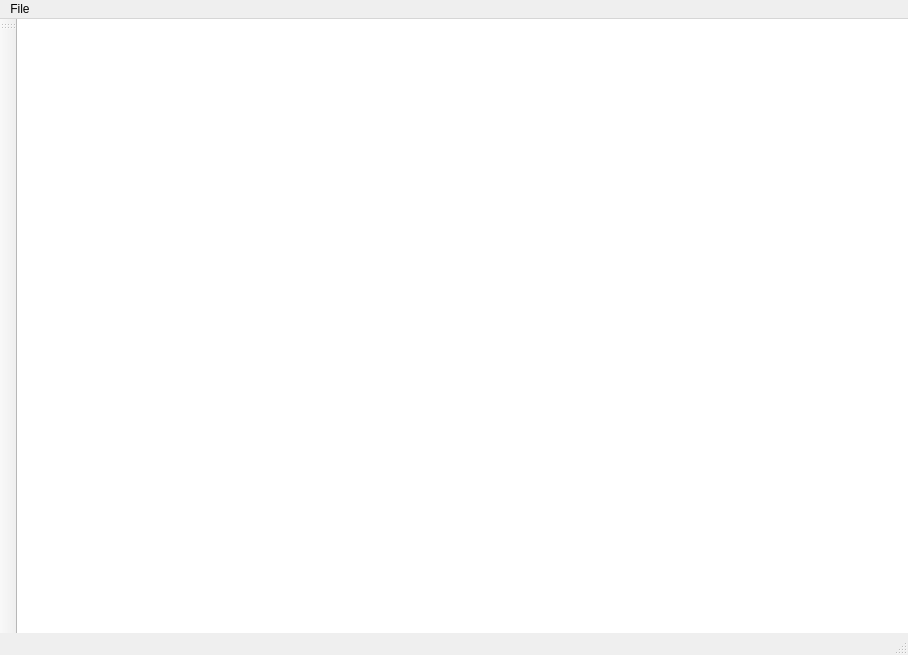
<?xml version="1.0" encoding="UTF-8"?>
<ui version="4.0">
 <class>MainWindow</class>
 <widget class="QMainWindow" name="MainWindow">
  <property name="geometry">
   <rect>
    <x>0</x>
    <y>0</y>
    <width>908</width>
    <height>655</height>
   </rect>
  </property>
  <property name="windowTitle">
   <string>MainWindow</string>
  </property>
  <widget class="QWidget" name="centralWidget">
   <widget class="QGraphicsView" name="graphicsView">
    <property name="geometry">
     <rect>
      <x>-5</x>
      <y>-9</y>
      <width>901</width>
      <height>651</height>
     </rect>
    </property>
   </widget>
   <zorder>pushButton</zorder>
   <zorder>graphicsView</zorder>
  </widget>
  <widget class="QToolBar" name="mainToolBar">
   <attribute name="toolBarArea">
    <enum>LeftToolBarArea</enum>
   </attribute>
   <attribute name="toolBarBreak">
    <bool>false</bool>
   </attribute>
  </widget>
  <widget class="QStatusBar" name="statusBar"/>
  <widget class="QMenuBar" name="menuBar">
   <property name="geometry">
    <rect>
     <x>0</x>
     <y>0</y>
     <width>908</width>
     <height>17</height>
    </rect>
   </property>
   <widget class="QMenu" name="menuFIle">
    <property name="title">
     <string>File</string>
    </property>
    <addaction name="actionOpen"/>
    <addaction name="actionQuit"/>
   </widget>
   <addaction name="menuFIle"/>
  </widget>
  <action name="actionOpen">
   <property name="checkable">
    <bool>false</bool>
   </property>
   <property name="checked">
    <bool>false</bool>
   </property>
   <property name="text">
    <string>Open</string>
   </property>
   <property name="shortcut">
    <string>Ctrl+O</string>
   </property>
  </action>
  <action name="actionSave">
   <property name="text">
    <string>Save</string>
   </property>
  </action>
  <action name="actionQuit">
   <property name="checkable">
    <bool>false</bool>
   </property>
   <property name="text">
    <string>Quit</string>
   </property>
   <property name="shortcut">
    <string>Ctrl+Q</string>
   </property>
  </action>
 </widget>
 <layoutdefault spacing="6" margin="11"/>
 <resources/>
 <connections/>
</ui>
